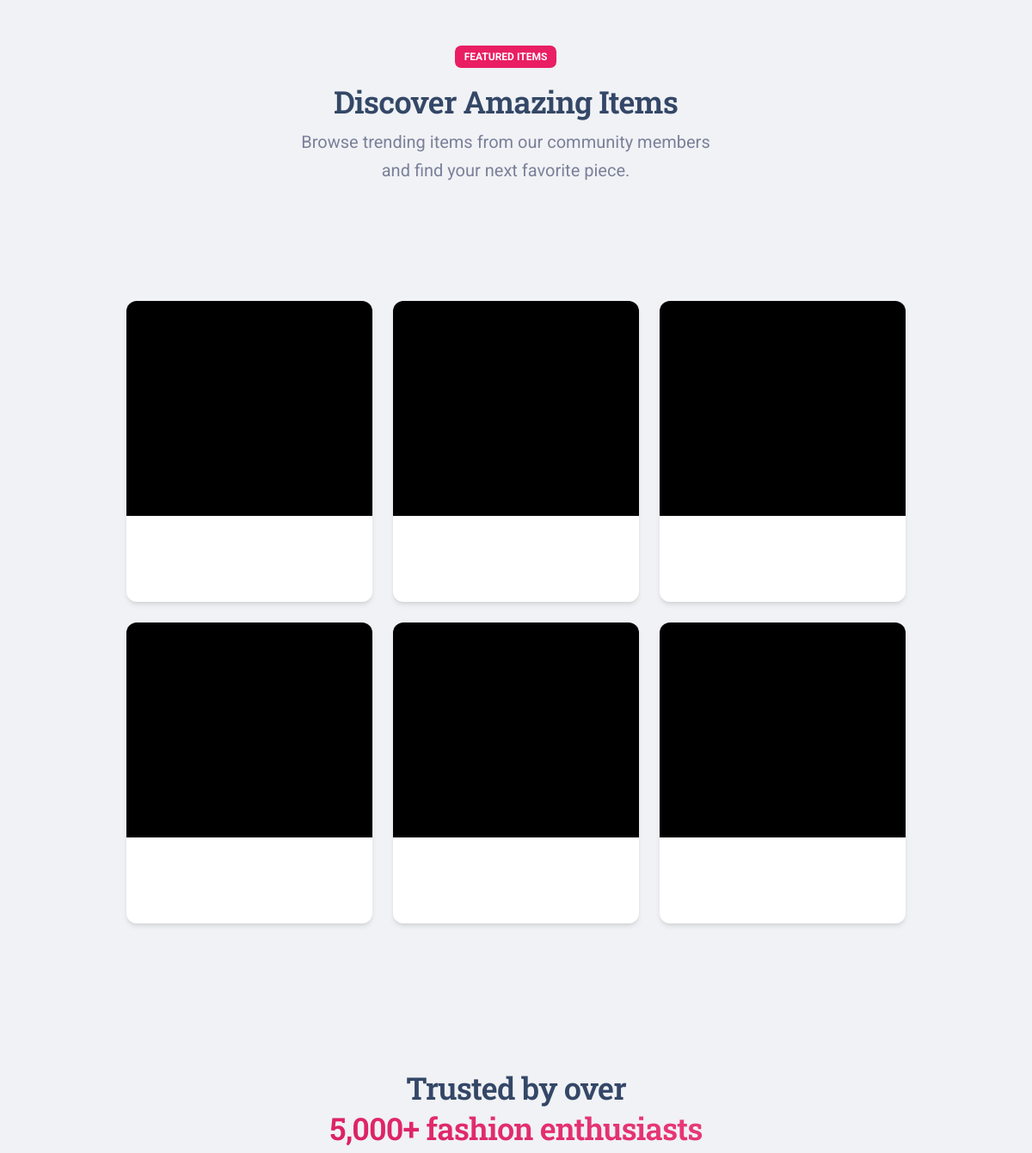
The app's page / (middle part), older data.
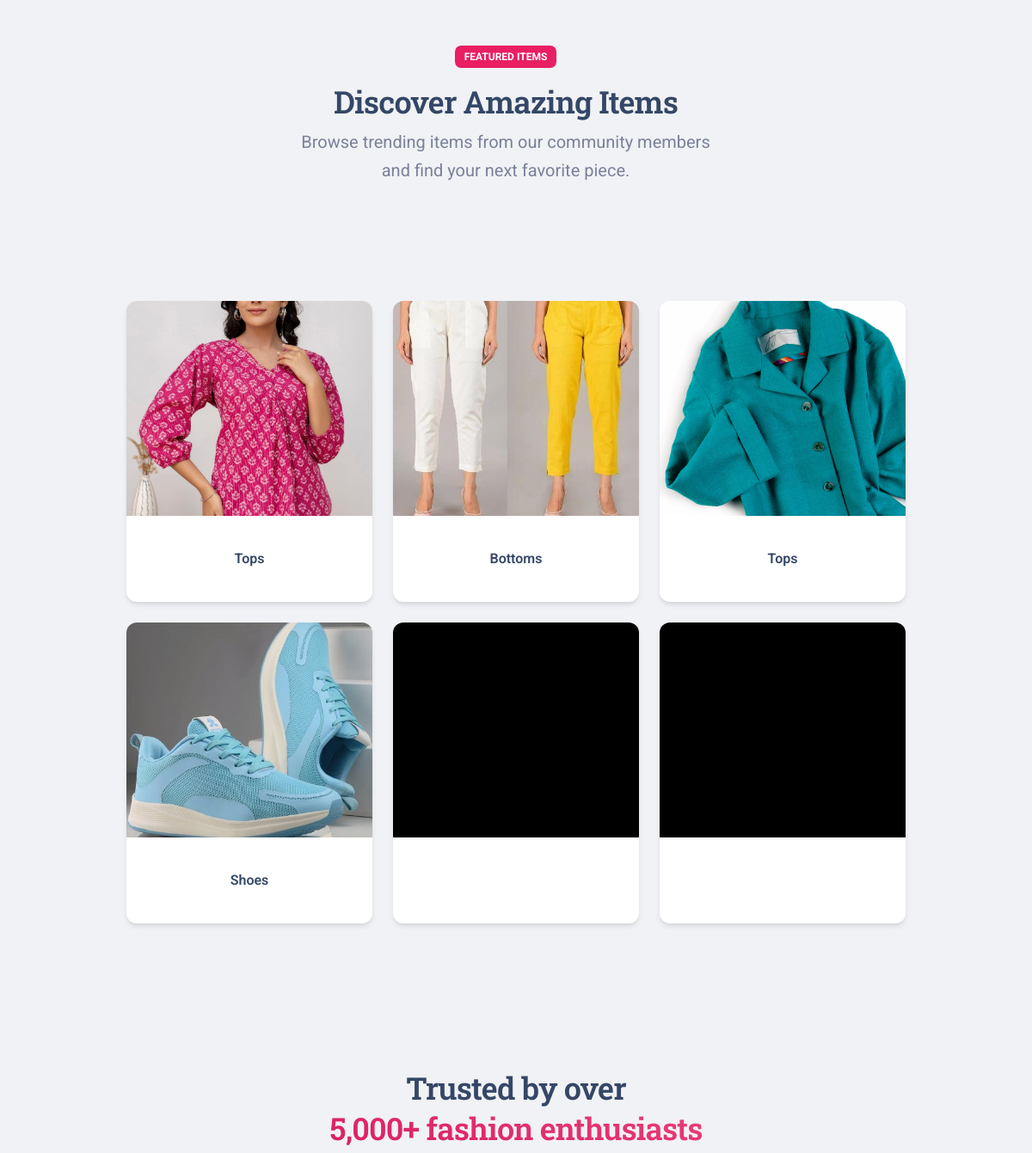
The same page, newer data.
### models/item.py (models this page shows, shortened)
class Item(db.Model):
    __tablename__ = 'items'
    id = db.Column(db.Integer, primary_key=True)
    title = db.Column(db.String(100), nullable=False)
    description = db.Column(db.Text, nullable=True)
    category = db.Column(db.String(50), nullable=False)  # e.g., 'shirt', 'pants', 'dress', 'shoes'
    size = db.Column(db.String(20), nullable=False)  # e.g., 'S', 'M', 'L', 'XL', '32', '34'
    condition = db.Column(db.String(20), nullable=False)  # e.g., 'excellent', 'good', 'fair'
    color = db.Column(db.String(30), nullable=True)
    brand = db.Column(db.String(50), nullable=True)
    quantity = db.Column(db.Integer, default=1, nullable=False)
    status = db.Column(db.String(20), default='available', nullable=False)  # 'available', 'pending', 'exchanged', 'removed'
    is_active = db.Column(db.Boolean, default=True, nullable=False)
    moderation_status = db.Column(db.String(20), default='pending', nullable=False)  # 'pending', 'approved', 'rejected'
    moderation_notes = db.Column(db.Text, nullable=True)  # Admin notes for rejection or approval
    moderated_by = db.Column(db.Integer, db.ForeignKey('users.id'), nullable=True)  # Admin who moderated
    moderated_at = db.Column(db.DateTime, nullable=True)  # When moderation occurred
    points_required = db.Column(db.Integer, nullable=False)
    media_filename = db.Column(db.String(100), nullable=True)  # Store filename only
    media_type = db.Column(db.String(10), nullable=True)  # 'image' or 'video'
    user_id = db.Column(db.Integer, db.ForeignKey('users.id'), nullable=False)
    user = db.relationship('User', foreign_keys=[user_id], backref=db.backref('items', lazy=True, cascade='all, delete-orphan'))
    moderator = db.relationship('User', foreign_keys=[moderated_by], backref=db.backref('moderated_items', lazy=True))
    created_at = db.Column(db.DateTime, default=datetime.utcnow, nullable=False)
    updated_at = db.Column(db.DateTime, default=datetime.utcnow, onupdate=datetime.utcnow, nullable=False)

### controllers/Landing Page/routes.py (the view)
@blueprint.route('/')
def home():
    featured_items = Item.query.filter_by(
        moderation_status='approved',
        status='available'
    ).order_by(Item.created_at.desc()).limit(6).all()
    return render_template('home/index.html', segment='index', featured_items=featured_items)

### __init__.py (called while the page is built)
def configure_database(app):
    @app.before_request
    def initialize_database():
        try:
            db.create_all()
        except Exception as e:
            print('> Error: DBMS Exception: ' + str(e) )
            basedir = os.path.abspath(os.path.dirname(__file__))
            app.config['SQLALCHEMY_DATABASE_URI'] = 'sqlite:///' + os.path.join(basedir, 'db.sqlite3')
            print('> Fallback to SQLite ')
            db.create_all()
    @app.teardown_request
    def shutdown_session(exception=None):
        db.session.remove()

### templates/home/index.html (shortened to what this page needs)
<!DOCTYPE html>
<html lang="en" itemscope itemtype="http://schema.org/WebPage">
<head>
  <link href="/static/assets/css/nucleo-icons.css" rel="stylesheet" />
  <link href="/static/assets/css/nucleo-svg.css" rel="stylesheet" />
  <link id="pagestyle" href="/static/assets/css/material-kit.css?v=3.0.0" rel="stylesheet" />
</head>
<body class="presentation-page bg-gray-200">
</body>
<section class="py-5" id="featured-items">
  <div class="container">
    <div class="row">
      <div class="row text-center my-sm-5 mt-5">
        <div class="col-lg-6 mx-auto">
          <span class="badge bg-primary mb-3">Featured Items</span>
          <h2 class="">Discover Amazing Items</h2>
          <p class="lead">Browse trending items from our community members <br /> and find your next favorite piece. </p>
        </div>
      </div>
    </div>
  </div>
  <div class="container mt-5">
    <div class="row justify-content-center">
      <div class="col-lg-10">
        <div class="row mt-4">
          <div class="col-lg-4 col-md-6 mb-4">
            {% set featured_item_1 = featured_items[0] if featured_items and featured_items|length > 0 else None %}
            <a href="{{ url_for('user.browse_items', category=featured_item_1.category) if featured_item_1 else url_for('user.browse_items') }}">
              <div class="card move-on-hover" style="height: 350px;">
                {% if featured_item_1 %}
                  <img class="w-100" style="height: 250px; object-fit: cover;"
                    src="/static/uploads/items/{{ featured_item_1.media_filename }}"
                    alt="{{ featured_item_1.title }}">
                  <div class="card-body d-flex align-items-center justify-content-center">
                    <h6 class="mb-0 text-center">{{ featured_item_1.category.title() }}</h6>
                  </div>
                {% else %}
                  <div class="w-100" style="height: 250px; background-color: #000;"></div>
                  <div class="card-body d-flex align-items-center justify-content-center">
                  </div>
                {% endif %}
              </div>
            </a>
          </div>
          <div class="col-lg-4 col-md-6 mb-4">
            {% set featured_item_2 = featured_items[1] if featured_items and featured_items|length > 1 else None %}
            <a href="{{ url_for('user.browse_items', category=featured_item_2.category) if featured_item_2 else url_for('user.browse_items') }}">
              <div class="card move-on-hover" style="height: 350px;">
                {% if featured_item_2 %}
                  <img class="w-100" style="height: 250px; object-fit: cover;"
                    src="/static/uploads/items/{{ featured_item_2.media_filename }}"
                    alt="{{ featured_item_2.title }}">
                  <div class="card-body d-flex align-items-center justify-content-center">
                    <h6 class="mb-0 text-center">{{ featured_item_2.category.title() }}</h6>
                  </div>
                {% else %}
                  <div class="w-100" style="height: 250px; background-color: #000;"></div>
                  <div class="card-body d-flex align-items-center justify-content-center">
                  </div>
                {% endif %}
              </div>
            </a>
          </div>
          <div class="col-lg-4 col-md-6 mb-4">
            {% set featured_item_3 = featured_items[2] if featured_items and featured_items|length > 2 else None %}
            <a href="{{ url_for('user.browse_items', category=featured_item_3.category) if featured_item_3 else url_for('user.browse_items') }}">
              <div class="card move-on-hover" style="height: 350px;">
                {% if featured_item_3 %}
                  <img class="w-100" style="height: 250px; object-fit: cover;"
                    src="/static/uploads/items/{{ featured_item_3.media_filename }}"
                    alt="{{ featured_item_3.title }}">
                  <div class="card-body d-flex align-items-center justify-content-center">
                    <h6 class="mb-0 text-center">{{ featured_item_3.category.title() }}</h6>
                  </div>
                {% else %}
                  <div class="w-100" style="height: 250px; background-color: #000;"></div>
                  <div class="card-body d-flex align-items-center justify-content-center">
                  </div>
                {% endif %}
              </div>
            </a>
          </div>
        </div>
        <div class="row">
          <div class="col-lg-4 col-md-6 mb-4">
            {% set featured_item_4 = featured_items[3] if featured_items and featured_items|length > 3 else None %}
            <a href="{{ url_for('user.browse_items', category=featured_item_4.category) if featured_item_4 else url_for('user.browse_items') }}">
              <div class="card move-on-hover" style="height: 350px;">
                {% if featured_item_4 %}
                  <img class="w-100" style="height: 250px; object-fit: cover;"
                    src="/static/uploads/items/{{ featured_item_4.media_filename }}"
                    alt="{{ featured_item_4.title }}">
                  <div class="card-body d-flex align-items-center justify-content-center">
                    <h6 class="mb-0 text-center">{{ featured_item_4.category.title() }}</h6>
                  </div>
                {% else %}
                  <div class="w-100" style="height: 250px; background-color: #000;"></div>
                  <div class="card-body d-flex align-items-center justify-content-center">
                  </div>
                {% endif %}
              </div>
            </a>
          </div>
          <div class="col-lg-4 col-md-6 mb-4">
            {% set featured_item_5 = featured_items[4] if featured_items and featured_items|length > 4 else None %}
            <a href="{{ url_for('user.browse_items', category=featured_item_5.category) if featured_item_5 else url_for('user.browse_items') }}">
              <div class="card move-on-hover" style="height: 350px;">
                {% if featured_item_5 %}
                  <img class="w-100" style="height: 250px; object-fit: cover;"
                    src="/static/uploads/items/{{ featured_item_5.media_filename }}"
                    alt="{{ featured_item_5.title }}">
                  <div class="card-body d-flex align-items-center justify-content-center">
                    <h6 class="mb-0 text-center">{{ featured_item_5.category.title() }}</h6>
                  </div>
                {% else %}
                  <div class="w-100" style="height: 250px; background-color: #000;"></div>
                  <div class="card-body d-flex align-items-center justify-content-center">
                  </div>
                {% endif %}
              </div>
            </a>
          </div>
          <div class="col-lg-4 col-md-6 mb-4">
            {% set featured_item_6 = featured_items[5] if featured_items and featured_items|length > 5 else None %}
            <a href="{{ url_for('user.browse_items', category=featured_item_6.category) if featured_item_6 else url_for('user.browse_items') }}">
              <div class="card move-on-hover" style="height: 350px;">
                {% if featured_item_6 %}
                  <img class="w-100" style="height: 250px; object-fit: cover;"
                    src="/static/uploads/items/{{ featured_item_6.media_filename }}"
                    alt="{{ featured_item_6.title }}">
                  <div class="card-body d-flex align-items-center justify-content-center">
                    <h6 class="mb-0 text-center">{{ featured_item_6.category.title() }}</h6>
                  </div>
                {% else %}
                  <div class="w-100" style="height: 250px; background-color: #000;"></div>
                  <div class="card-body d-flex align-items-center justify-content-center">
                  </div>
                {% endif %}
              </div>
            </a>
          </div>
        </div>
      </div>
    </div>
  </div>
</section>
<section class="py-7">
  <div class="container">
    <div class="row">
      <div class="col-lg-6 mx-auto text-center">
        <h2 class="mb-0">Trusted by over</h2>
        <h2 class="text-gradient text-primary mb-3">5,000+ fashion enthusiasts</h2>
      </div>
    </div>
  </div>
</section>
</body>
</html>

Row changes from the older to the newer data that the page shows:
added Item: media_filename (picture), category "Tops"
added Item: media_filename (picture), category "Bottoms"
added Item: media_filename (picture), category "Tops"
added Item: media_filename (picture), category "Shoes"
